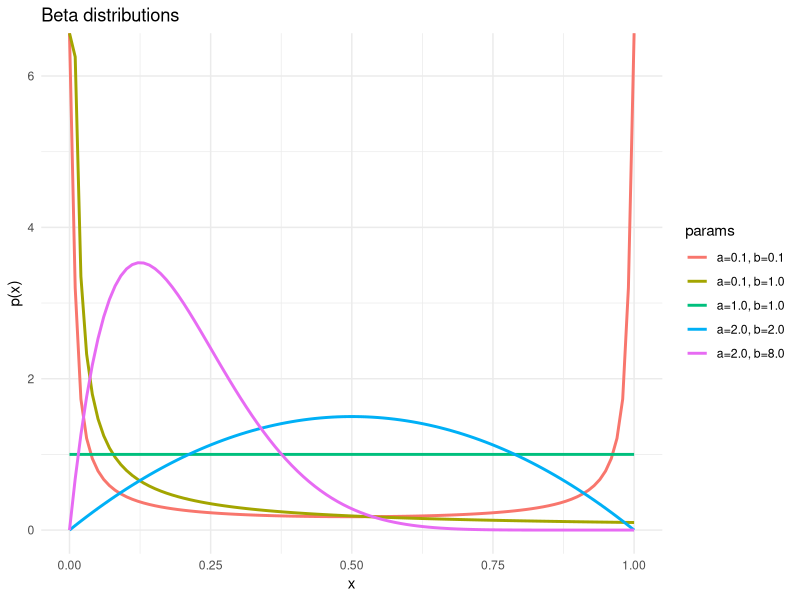
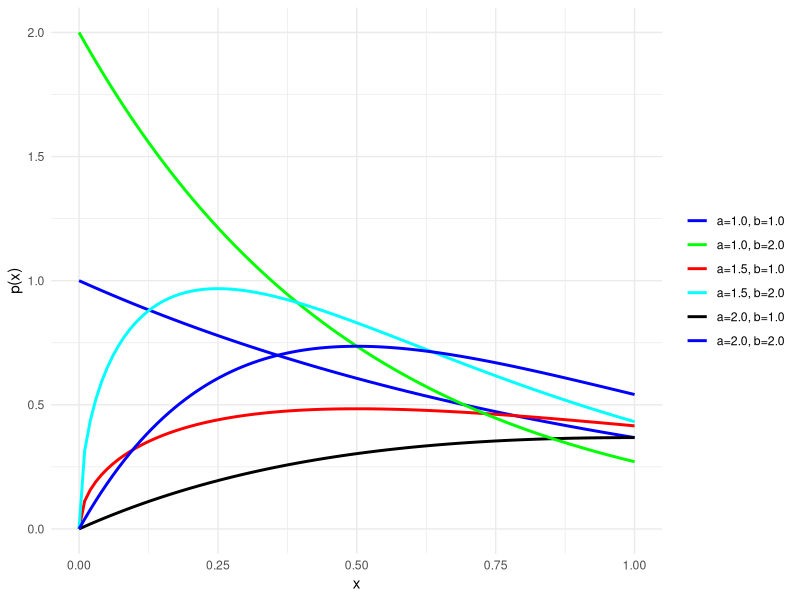

Write R code to recreate these figures, in order.
library(tidyverse)

make_graph_r <- function(data) {

  x <- data$x
  a_list <- data$a_list
  b_list <- data$b_list
  props <- data$props

  param_df <- data.frame(
    a = a_list,
    b = b_list,
    prop = props,
    label = sprintf("a=%.1f, b=%.1f", a_list, b_list)
  )

  # build long dataframe
  df <- purrr::map2_dfr(
    a_list,
    b_list,
    function(a, b) {
      data.frame(
        x = x,
        y = dbeta(x, shape1 = a, shape2 = b),
        a = a,
        b = b
      )
    }
  )  |>
    left_join(param_df, by = c("a", "b"))

  df$prop <- rep(props, each = length(x))

  ggplot(df, aes(x = x, y = y, group = interaction(a, b))) +
    geom_line(aes(color = label), linewidth = 1) +
    labs(
      x = "x",
      y = "p(x)",
      title = "Beta distributions",
      color = "params"
    ) +
    theme_minimal()
}

# -----------------------
# Example data (your case)
# -----------------------
x <- seq(0, 1, length.out = 100)

data <- list(
  x = x,
  a_list = c(0.1, 0.1, 1.0, 2.0, 2.0),
  b_list = c(0.1, 1.0, 1.0, 2.0, 8.0),
  props = c("blue", "red", "black", "green", "cyan")
)

make_graph_r(data)

make_graph_gamma_r <- function(data) {

  x <- data$x
  a_list <- data$a_list
  b_list <- data$b_list
  colors <- data$props

  # -----------------------
  # parameter table (one row per curve)
  # -----------------------
  param_df <- tibble(
    a = a_list,
    b = b_list,
    color = colors,
    label = sprintf("a=%.1f, b=%.1f", a_list, b_list)
  )

  # -----------------------
  # expand curves
  # -----------------------
  df <- param_df |>
    mutate(data = map2(a, b, ~ tibble(
      x = x,
      y = dgamma(x, shape = .x, rate = .y)
    ))) |>
    unnest(data)

  # -----------------------
  # plot
  # -----------------------
  ggplot(df, aes(x = x, y = y, group = interaction(a, b))) +
    geom_line(aes(color = label), linewidth = 1) +
    scale_color_manual(
      values = setNames(param_df$color, param_df$label)
    ) +
    labs(
      x = "x",
      y = "p(x)"
    ) +
    theme_minimal() +
    theme(legend.title = element_blank())
}

data <- list(
  x = x,
  a_list = c(1.0, 1.5, 2.0, 1.0, 1.5, 2.0),
  b_list = c(1.0, 1.0, 1.0, 2.0, 2.0, 2.0),
  props = c("blue", "red", "black", "green", "cyan", "blue")
)

make_graph_gamma_r(data)
